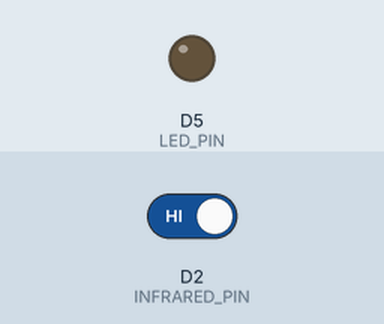
This sketch was run on a simulated ESP8266 (NodeMCU). Parts: output pins drawn as LEDs (lit = HIGH). The inputs (shaded band) are chosen by the test bench; at power-on: D2 (INFRARED_PIN) HIGH. What the sketch prints to the serial monitor is not drawn.

Above: at 2.8 s.
2.9 s: D2 (INFRARED_PIN) driven LOW
At 4.1 s:
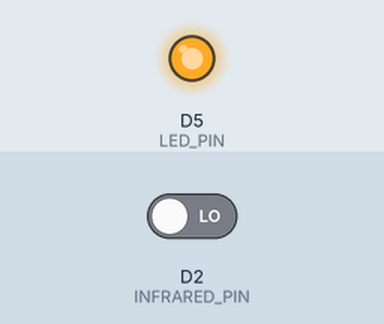
4.5 s: D2 (INFRARED_PIN) driven HIGH
At 5.7 s:
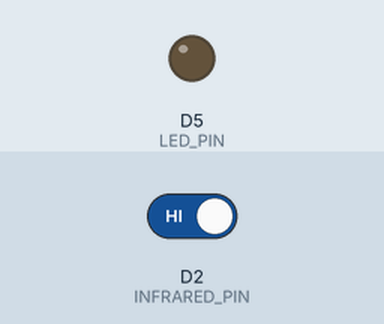
Timing chart, 0 to 7.5 s (numbered marks = the images above; inputs shaded):
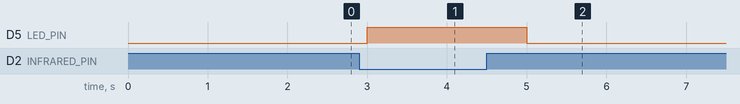

Measured:
- after the input at 2.9 s, D5 (LED_PIN): LOW → HIGH after 0.10 s
- after the input at 4.5 s, D5 (LED_PIN): HIGH → LOW after 0.50 s

The sketch:

InfraredObstacle.ino
```cpp
#define INFRARED_PIN D2
#define LED_PIN D5

void setup() {
  Serial.begin(9600);
  pinMode(INFRARED_PIN, INPUT);
  pinMode(LED_PIN, OUTPUT);
  digitalWrite(LED_PIN, LOW);

  Serial.println("Sensor Infrared Barrier Siap.");
}

void loop() {
  int deteksiHalangan = digitalRead(INFRARED_PIN);

  if (deteksiHalangan == LOW) {
    Serial.println("🚧 Halangan Terdeteksi!");
    digitalWrite(LED_PIN, HIGH);
  } else {
    Serial.println("✅ Tidak ada halangan.");
    digitalWrite(LED_PIN, LOW);
  }

  delay(1000);
}
```
